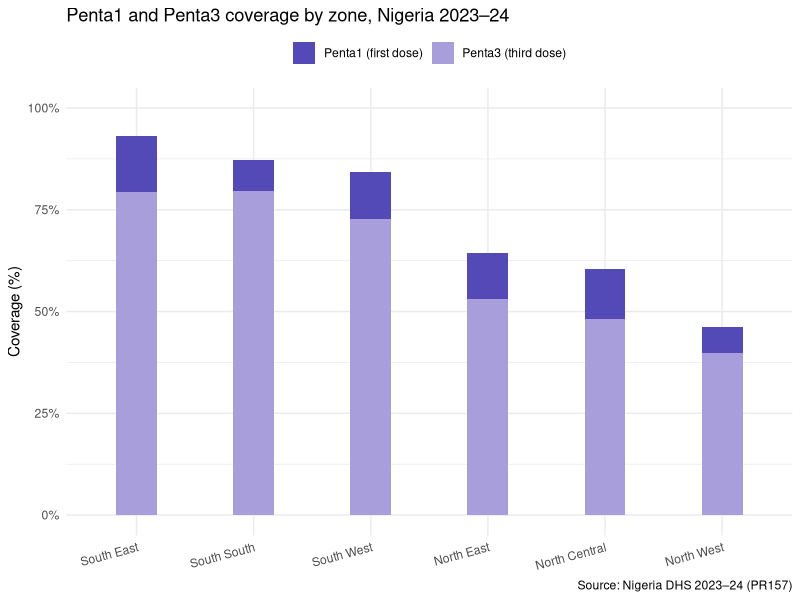
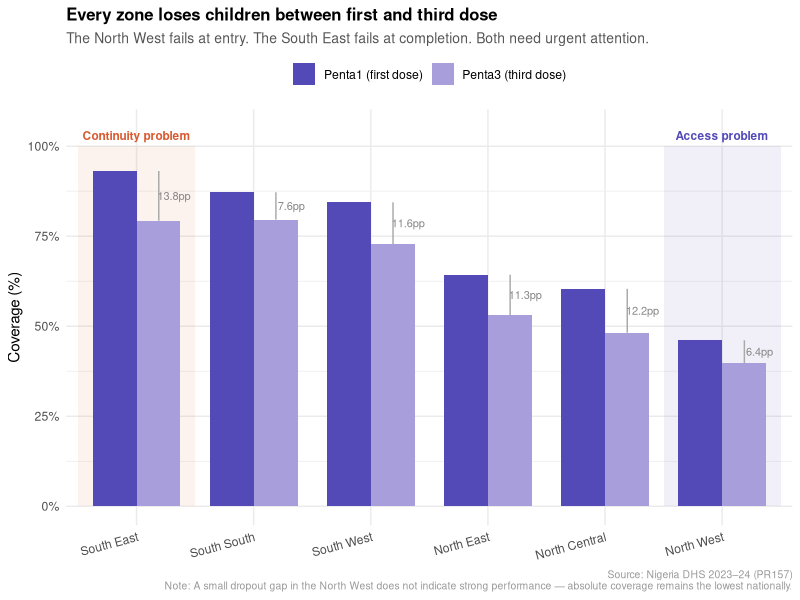
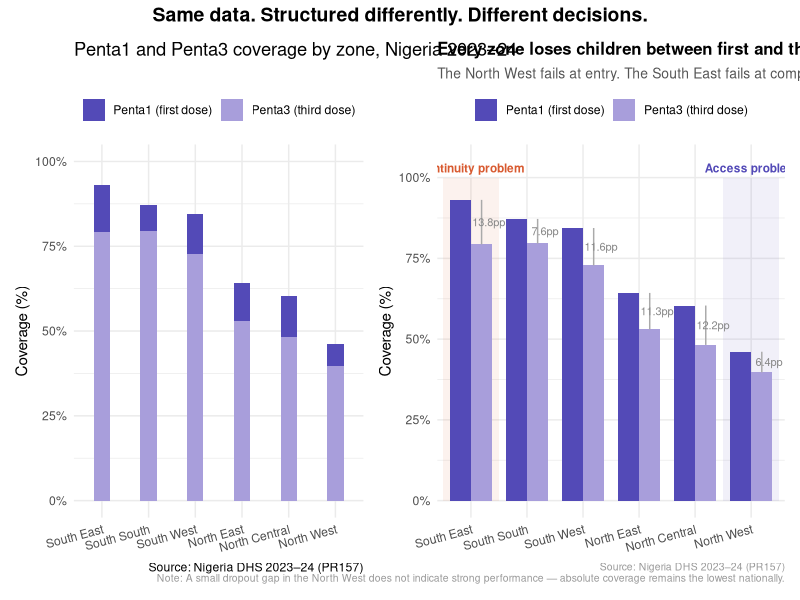

Write the R code that produced these figures, in order.
## ---- chunk 1
# Load packages
library(ggplot2)
library(ggtext)
library(patchwork)
library(scales)
library(dplyr)
library(tidyr)

# Zonal Penta1 and Penta3 coverage from DHS 2023-24 (PR157)
zone_data <- data.frame(
  zone   = c(
    "North Central", "North East", "North West",
    "South East", "South South", "South West"
  ),
  penta1 = c(60.4, 64.3, 46.1, 93.1, 87.2, 84.4),
  penta3 = c(48.2, 53.0, 39.7, 79.3, 79.6, 72.8)
) %>%
  mutate(
    dropout     = penta1 - penta3,
    dropout_pct = round((dropout / penta1) * 100, 1)
  )
## ---- chunk 2
zone_data
## ---- chunk 3
#| fig-height: 5

# Reshape to long format for grouped bar chart
zone_long <- zone_data %>%
  pivot_longer(
    cols      = c(penta1, penta3),
    names_to  = "dose",
    values_to = "coverage"
  ) %>%
  mutate(
    dose = case_when(
      dose == "penta1" ~ "Penta1 (first dose)",
      dose == "penta3" ~ "Penta3 (third dose)"
    )
  )

# Order zones by Penta1 coverage descending
zone_order <- zone_data %>%
  arrange(desc(penta1)) %>%
  pull(zone)

zone_long <- zone_long %>%
  mutate(zone = factor(zone, levels = zone_order))

# What chart — shows the pattern without interpretation
chart_what <- ggplot(
  zone_long,
  aes(
    x    = zone,
    y    = coverage,
    fill = dose
  )
) +
  geom_col(
    position = position_dodge(width = 0),
    width    = 0.7
  ) +
  scale_fill_manual(
    values = c(
      "Penta1 (first dose)" = "#534AB7",
      "Penta3 (third dose)" = "#A89EDB"
    )
  ) +
  scale_y_continuous(
    labels = label_percent(scale = 1),
    limits = c(0, 100)
  ) +
  labs(
    title   = "Penta1 and Penta3 coverage by zone, Nigeria 2023–24",
    x       = NULL,
    y       = "Coverage (%)",
    fill    = NULL,
    caption = "Source: Nigeria DHS 2023–24 (PR157)"
  ) +
  theme_minimal(base_size = 11) +
  theme(
    legend.position = "top",
    axis.text.x     = element_text(angle = 15, hjust = 1)
  )

chart_what
## ---- chunk 4
#| fig-height: 6

# Set zone factor order
zone_data <- zone_data %>%
  mutate(zone = factor(zone, levels = zone_order))

zone_long <- zone_long %>%
  mutate(zone = factor(zone, levels = zone_order))

# Add dropout gap to zone_long for annotations
zone_long_annotated <- zone_long %>%
  left_join(
    zone_data %>% select(zone, dropout, penta1),
    by = "zone"
  )

# So What chart
chart_sowhat <- ggplot(
  zone_long,
  aes(
    x    = zone,
    y    = coverage,
    fill = dose
  )
) +
  # Background highlight — South East (continuity problem)
  annotate(
    geom  = "rect",
    xmin  = 0.5, xmax = 1.5,
    ymin  = 0,   ymax = 100,
    fill  = "#D85A30",
    alpha = 0.08
  ) +
  # Background highlight — North West (access problem)
  annotate(
    geom  = "rect",
    xmin  = 5.5, xmax = 6.5,
    ymin  = 0,   ymax = 100,
    fill  = "#534AB7",
    alpha = 0.08
  ) +
  # Bars — touching within each zone
  geom_col(
    position = position_dodge(width = 0.75),
    width    = 0.75
  ) +
  # Dropout gap segments
  geom_segment(
    data = zone_data,
    aes(
      x     = as.numeric(zone) + 0.19,
      xend  = as.numeric(zone) + 0.19,
      y     = penta3,
      yend  = penta1,
      group = zone
    ),
    colour    = "#AAAAAA",
    linewidth = 0.5,
    inherit.aes = FALSE
  ) +
  # Dropout gap labels
  geom_text(
    data = zone_data,
    aes(
      x     = as.numeric(zone) + 0.32,
      y     = penta3 + (dropout / 2),
      label = paste0(round(dropout, 1), "pp")
    ),
    size        = 2.8,
    colour      = "#888888",
    inherit.aes = FALSE
  ) +
  scale_fill_manual(
    values = c(
      "Penta1 (first dose)"                               = "#534AB7",
      "Penta3 (third dose)"                               = "#A89EDB"
    )
  ) +
  scale_y_continuous(
    labels = label_percent(scale = 1),
    limits = c(0, 105)
  ) +
  labs(
    title    = "**Every zone loses children between first and third dose**",
    subtitle = "The North West fails at entry. The South East fails at completion. Both need urgent attention.",
    x        = NULL,
    y        = "Coverage (%)",
    fill     = NULL,
    caption  = "Source: Nigeria DHS 2023–24 (PR157)\nNote: A small dropout gap in the North West does not indicate strong performance — absolute coverage remains the lowest nationally."
  ) +
  # Problem labels as annotations inside the highlighted zones
  annotate(
    geom     = "text",
    x        = 1,
    y        = 103,
    label    = "Continuity problem",
    colour   = "#D85A30",
    size     = 3,
    fontface = "bold"
  ) +
  annotate(
    geom     = "text",
    x        = 6,
    y        = 103,
    label    = "Access problem",
    colour   = "#534AB7",
    size     = 3,
    fontface = "bold"
  ) +
  theme_minimal(base_size = 11) +
  theme(
    legend.position = "top",
    axis.text.x     = element_text(angle = 15, hjust = 1),
    plot.title      = element_markdown(size = 12, lineheight = 1.3),
    plot.subtitle   = element_text(size = 10, colour = "#555555"),
    plot.caption    = element_text(size = 7.5, colour = "#999999")
  )

chart_sowhat
## ---- chunk 5
# Calculate humanised framings for each zone
zone_data %>%
  mutate(
    unvaccinated_per_100 = round(100 - penta3),
    dropout_per_100      = round(dropout),
    humanised = paste0(
      zone, ": ", dropout_per_100,
      " in every 100 children who started vaccination never completed it"
    )
  ) %>%
  select(zone, penta1, penta3, dropout_per_100, humanised)
## ---- chunk 6
#| fig-height: 6
#| fig-width: 13

chart_what + chart_sowhat +
  plot_annotation(
    title = "Same data. Structured differently. Different decisions.",
    theme = theme(
      plot.title = element_text(size = 14, face = "bold", hjust = 0.5)
    )
  ) +
  plot_layout(widths = c(1, 1.2))
